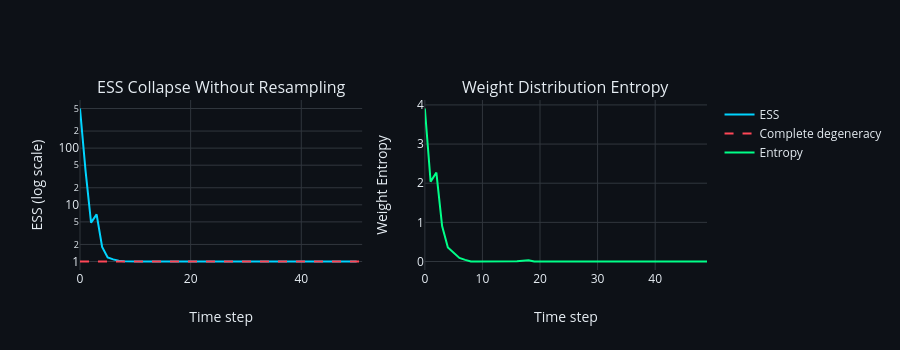

Write notebook code for a chart like this one.
### Markdown cell above
## 3. Particle Degeneracy and Weight Distribution

A key challenge in particle filtering is **degeneracy**: after a few iterations, most particles have negligible weight. The Effective Sample Size (ESS) measures this:

$$\text{ESS} = \frac{1}{\sum_{i=1}^{N} (w^{(i)})^2}$$

When ESS drops significantly below N, resampling is needed.

### Code cell
# Demonstrate weight degeneracy without resampling
np.random.seed(123)
particles = np.random.normal(0, np.sqrt(10), N_particles)
weights = np.ones(N_particles) / N_particles

ess_no_resample = [effective_sample_size(weights)]
weight_entropy = []

for k, z in enumerate(measurements[:50]):  # First 50 steps
    # Predict
    particles = np.array([f_nonlinear(p, k) for p in particles])
    particles += np.random.normal(0, np.sqrt(Q), N_particles)
    
    # Update WITHOUT resampling
    z_pred = np.array([h_nonlinear(p) for p in particles])
    likelihoods = np.exp(-0.5 * (z - z_pred)**2 / R)
    weights = weights * likelihoods
    weights = weights / np.sum(weights)
    
    ess_no_resample.append(effective_sample_size(weights))
    
    # Entropy of weights (measure of spread)
    w_nonzero = weights[weights > 1e-300]
    entropy = -np.sum(w_nonzero * np.log(w_nonzero))
    weight_entropy.append(entropy)

fig = make_subplots(rows=1, cols=2, 
                    subplot_titles=('ESS Collapse Without Resampling', 'Weight Distribution Entropy'))

fig.add_trace(
    go.Scatter(x=list(range(len(ess_no_resample))), y=ess_no_resample, mode='lines',
               name='ESS', line=dict(color='#00d4ff', width=2)),
    row=1, col=1
)
fig.add_trace(
    go.Scatter(x=[0, len(ess_no_resample)], y=[1, 1], mode='lines',
               name='Complete degeneracy', line=dict(color='#ff4757', dash='dash')),
    row=1, col=1
)

fig.add_trace(
    go.Scatter(x=list(range(len(weight_entropy))), y=weight_entropy, mode='lines',
               name='Entropy', line=dict(color='#00ff88', width=2)),
    row=1, col=2
)

fig.update_layout(
    template=dark_template,
    height=350,
    showlegend=True
)
fig.update_yaxes(type='log', title_text='ESS (log scale)', row=1, col=1)
fig.update_yaxes(title_text='Weight Entropy', row=1, col=2)
fig.update_xaxes(title_text='Time step', row=1, col=1)
fig.update_xaxes(title_text='Time step', row=1, col=2)

fig.show()

print(f"ESS at step 0: {ess_no_resample[0]:.1f}")
print(f"ESS at step 10: {ess_no_resample[10]:.2f}")
print(f"ESS at step 50: {ess_no_resample[50]:.2f}")

### Figure 1 — Plotly figure (JSON) as saved in the notebook; plotly's stock layout.template omitted (floating-point values rounded to 4 significant figures)
{"data": [{"line": {"color": "#00d4ff", "width": 2}, "mode": "lines", "name": "ESS", "type": "scatter", "x": [0, 1, 2, 3, 4, 5, 6, 7, 8, 9, 10, 11, 12, 13, 14, 15, 16, 17, 18, 19, 20, 21, 22, 23, 24, 25, 26, 27, 28, 29, 30, 31, 32, 33, 34, 35, 36, 37, 38, 39, 40, 41, 42, 43, 44, 45, 46, 47, 48, 49, 50], "xaxis": "x", "y": [500, 40.18, 4.844, 6.786, 1.81, 1.183, 1.089, 1.03, 1.012, 1.0, 1, 1, 1, 1, 1.0, 1.0, 1, 1.002, 1.007, 1.01, 1.0, 1.0, 1, 1, 1, 1, 1, 1, 1, 1, 1, 1, 1, 1.0, 1, 1, 1, 1, 1, 1, 1, 1, 1.0, 1, 1, 1, 1, 1.0, 1.0, 1.0, 1.0], "yaxis": "y"}, {"line": {"color": "#ff4757", "dash": "dash"}, "mode": "lines", "name": "Complete degeneracy", "type": "scatter", "x": [0, 51], "xaxis": "x", "y": [1, 1], "yaxis": "y"}, {"line": {"color": "#00ff88", "width": 2}, "mode": "lines", "name": "Entropy", "type": "scatter", "x": [0, 1, 2, 3, 4, 5, 6, 7, 8, 9, 10, 11, 12, 13, 14, 15, 16, 17, 18, 19, 20, 21, 22, 23, 24, 25, 26, 27, 28, 29, 30, 31, 32, 33, 34, 35, 36, 37, 38, 39, 40, 41, 42, 43, 44, 45, 46, 47, 48, 49], "xaxis": "x2", "y": [3.909, 2.041, 2.272, 0.9067, 0.3592, 0.2308, 0.09145, 0.04084, 1.872e-09, 6.349e-21, 6.362e-21, 1.842e-15, 2.507e-16, 9.814e-07, 1.989e-06, 2.198e-16, 0.009385, 0.02234, 0.03264, 0.0001948, 8.863e-08, 2.717e-56, 1.216e-47, 4.794e-38, 4.696e-29, 9.729e-30, 1.174e-30, 3.546e-42, 9.043e-48, 5.169e-40, 2.449e-40, 2.18e-40, 4.138e-10, 1.449e-15, 1.379e-22, 2.859e-21, 2.951e-39, 1.141e-27, 6.35e-37, 6.206e-48, 1.812e-38, 3.023e-11, 2.854e-32, 1.711e-34, 1.531e-34, 1.109e-32, 1.788e-06, 8.54e-13, 8.108e-13, 9.681e-08], "yaxis": "y2"}], "layout": {"annotations": [{"font": {"size": 16}, "showarrow": false, "text": "ESS Collapse Without Resampling", "x": 0.225, "xanchor": "center", "xref": "paper", "y": 1, "yanchor": "bottom", "yref": "paper"}, {"font": {"size": 16}, "showarrow": false, "text": "Weight Distribution Entropy", "x": 0.775, "xanchor": "center", "xref": "paper", "y": 1, "yanchor": "bottom", "yref": "paper"}], "height": 350, "showlegend": true, "xaxis": {"anchor": "y", "domain": [0, 0.45], "title": {"text": "Time step"}}, "xaxis2": {"anchor": "y2", "domain": [0.55, 1], "title": {"text": "Time step"}}, "yaxis": {"anchor": "x", "domain": [0, 1], "title": {"text": "ESS (log scale)"}, "type": "log"}, "yaxis2": {"anchor": "x2", "domain": [0, 1], "title": {"text": "Weight Entropy"}}}}
